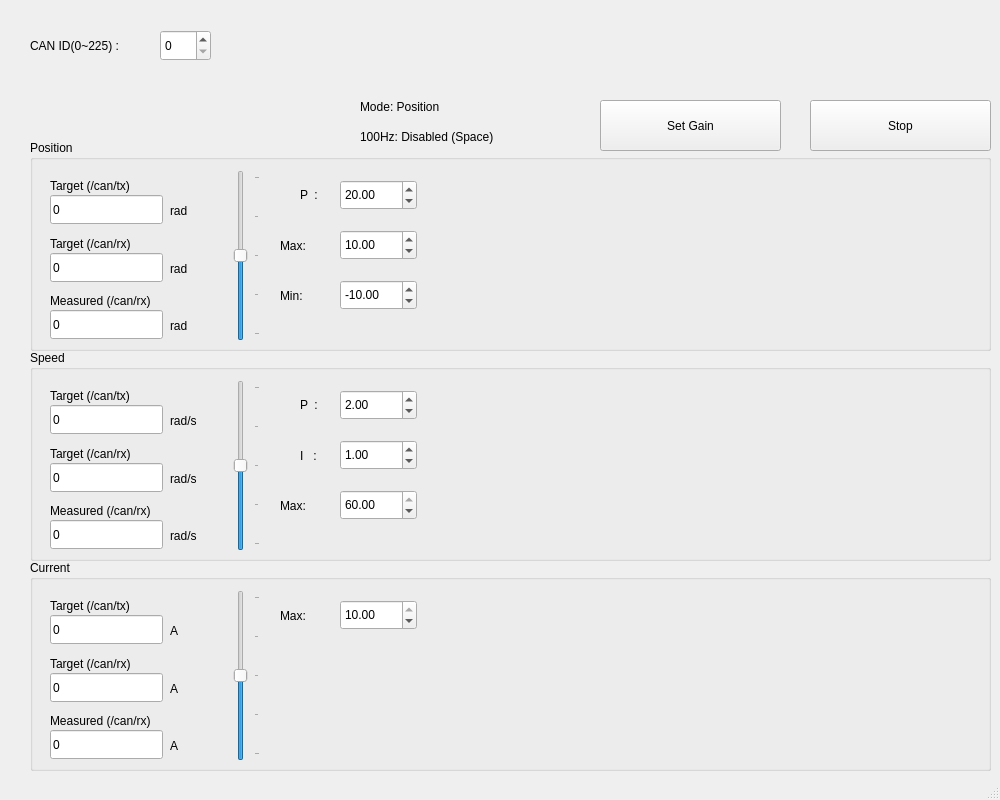
<?xml version="1.0" encoding="UTF-8"?>
<ui version="4.0">
 <class>MainWindow</class>
 <widget class="QMainWindow" name="MainWindow">
  <property name="geometry">
   <rect>
    <x>0</x>
    <y>0</y>
    <width>1000</width>
    <height>800</height>
   </rect>
  </property>
  <property name="windowTitle">
   <string>MainWindow</string>
  </property>
  <widget class="QWidget" name="centralwidget">
   <widget class="QLabel" name="label">
    <property name="geometry">
     <rect>
      <x>30</x>
      <y>30</y>
      <width>131</width>
      <height>31</height>
     </rect>
    </property>
    <property name="text">
     <string>CAN ID(0~225) :</string>
    </property>
   </widget>
   <widget class="QGroupBox" name="groupBox">
    <property name="geometry">
     <rect>
      <x>30</x>
      <y>560</y>
      <width>961</width>
      <height>211</height>
     </rect>
    </property>
    <property name="title">
     <string>Current</string>
    </property>
    <widget class="QwtPlot" name="curr_plot">
     <property name="geometry">
      <rect>
       <x>410</x>
       <y>40</y>
       <width>531</width>
       <height>161</height>
      </rect>
     </property>
    </widget>
    <widget class="QLabel" name="label_9">
     <property name="geometry">
      <rect>
       <x>250</x>
       <y>40</y>
       <width>51</width>
       <height>31</height>
      </rect>
     </property>
     <property name="text">
      <string>Max:</string>
     </property>
    </widget>
    <widget class="QDoubleSpinBox" name="curr_limit_max">
     <property name="geometry">
      <rect>
       <x>310</x>
       <y>40</y>
       <width>77</width>
       <height>30</height>
      </rect>
     </property>
     <property name="maximum">
      <double>10.000000000000000</double>
     </property>
     <property name="value">
      <double>10.000000000000000</double>
     </property>
    </widget>
    <widget class="QSlider" name="curr_ref_slider">
     <property name="geometry">
      <rect>
       <x>199</x>
       <y>30</y>
       <width>31</width>
       <height>171</height>
      </rect>
     </property>
     <property name="minimum">
      <number>-100</number>
     </property>
     <property name="maximum">
      <number>100</number>
     </property>
     <property name="singleStep">
      <number>5</number>
     </property>
     <property name="value">
      <number>0</number>
     </property>
     <property name="orientation">
      <enum>Qt::Vertical</enum>
     </property>
     <property name="tickPosition">
      <enum>QSlider::TicksBelow</enum>
     </property>
     <property name="tickInterval">
      <number>50</number>
     </property>
    </widget>
    <widget class="QLineEdit" name="curr_ref_box">
     <property name="geometry">
      <rect>
       <x>20</x>
       <y>55</y>
       <width>113</width>
       <height>29</height>
      </rect>
     </property>
     <property name="text">
      <string>0</string>
     </property>
     <property name="readOnly">
      <bool>true</bool>
     </property>
    </widget>
    <widget class="QLabel" name="label_21">
     <property name="geometry">
      <rect>
       <x>140</x>
       <y>55</y>
       <width>51</width>
       <height>31</height>
      </rect>
     </property>
     <property name="text">
      <string>A</string>
     </property>
    </widget>
    <widget class="QLabel" name="label_22">
     <property name="geometry">
      <rect>
       <x>20</x>
       <y>30</y>
       <width>160</width>
       <height>31</height>
      </rect>
     </property>
     <property name="text">
      <string>Target (/can/tx)</string>
      </property>
     </widget>
    <widget class="QLabel" name="curr_rx_target_label">
     <property name="geometry">
      <rect>
       <x>20</x>
       <y>88</y>
       <width>160</width>
       <height>31</height>
      </rect>
     </property>
     <property name="text">
      <string>Target (/can/rx)</string>
     </property>
    </widget>
    <widget class="QLineEdit" name="curr_rx_target_box">
     <property name="geometry">
      <rect>
       <x>20</x>
       <y>113</y>
       <width>113</width>
       <height>29</height>
      </rect>
     </property>
     <property name="text">
      <string>0</string>
     </property>
     <property name="readOnly">
      <bool>true</bool>
     </property>
    </widget>
    <widget class="QLabel" name="curr_rx_target_unit">
     <property name="geometry">
      <rect>
       <x>140</x>
       <y>113</y>
       <width>51</width>
       <height>31</height>
      </rect>
     </property>
     <property name="text">
      <string>A</string>
     </property>
    </widget>
    <widget class="QLabel" name="label_16">
     <property name="geometry">
      <rect>
       <x>140</x>
       <y>170</y>
       <width>51</width>
       <height>31</height>
      </rect>
     </property>
     <property name="text">
      <string>A</string>
     </property>
    </widget>
    <widget class="QLabel" name="label_15">
     <property name="geometry">
      <rect>
       <x>20</x>
       <y>145</y>
       <width>180</width>
       <height>31</height>
      </rect>
     </property>
     <property name="text">
      <string>Measured (/can/rx)</string>
      </property>
     </widget>
    <widget class="QLineEdit" name="curr_state">
     <property name="geometry">
      <rect>
       <x>20</x>
       <y>170</y>
       <width>113</width>
       <height>29</height>
      </rect>
     </property>
     <property name="text">
      <string>0</string>
     </property>
     <property name="readOnly">
      <bool>true</bool>
     </property>
    </widget>
   </widget>
   <widget class="QSpinBox" name="can_id">
    <property name="geometry">
     <rect>
      <x>160</x>
      <y>30</y>
      <width>51</width>
      <height>31</height>
     </rect>
    </property>
   </widget>
   <widget class="QGroupBox" name="groupBox_2">
    <property name="geometry">
     <rect>
      <x>30</x>
      <y>350</y>
      <width>961</width>
      <height>211</height>
     </rect>
    </property>
    <property name="title">
     <string>Speed</string>
    </property>
    <widget class="QwtPlot" name="vel_plot">
     <property name="geometry">
      <rect>
       <x>410</x>
       <y>40</y>
       <width>531</width>
       <height>161</height>
      </rect>
     </property>
    </widget>
    <widget class="QDoubleSpinBox" name="vel_gain_p">
     <property name="geometry">
      <rect>
       <x>310</x>
       <y>40</y>
       <width>77</width>
       <height>30</height>
      </rect>
     </property>
     <property name="value">
      <double>2.000000000000000</double>
     </property>
    </widget>
    <widget class="QDoubleSpinBox" name="vel_gain_i">
     <property name="geometry">
      <rect>
       <x>310</x>
       <y>90</y>
       <width>77</width>
       <height>30</height>
      </rect>
     </property>
     <property name="value">
      <double>1.000000000000000</double>
     </property>
    </widget>
    <widget class="QLabel" name="label_5">
     <property name="geometry">
      <rect>
       <x>270</x>
       <y>40</y>
       <width>31</width>
       <height>30</height>
      </rect>
     </property>
     <property name="text">
      <string>P  :</string>
     </property>
    </widget>
    <widget class="QLabel" name="label_6">
     <property name="geometry">
      <rect>
       <x>270</x>
       <y>90</y>
       <width>30</width>
       <height>31</height>
      </rect>
     </property>
     <property name="text">
      <string>I   :</string>
     </property>
    </widget>
    <widget class="QSlider" name="vel_ref_slider">
     <property name="geometry">
      <rect>
       <x>199</x>
       <y>30</y>
       <width>31</width>
       <height>171</height>
      </rect>
     </property>
     <property name="minimum">
      <number>-100</number>
     </property>
     <property name="maximum">
      <number>100</number>
     </property>
     <property name="pageStep">
      <number>5</number>
     </property>
     <property name="value">
      <number>0</number>
     </property>
     <property name="tracking">
      <bool>true</bool>
     </property>
     <property name="orientation">
      <enum>Qt::Vertical</enum>
     </property>
     <property name="tickPosition">
      <enum>QSlider::TicksBelow</enum>
     </property>
     <property name="tickInterval">
      <number>50</number>
     </property>
    </widget>
    <widget class="QLabel" name="label_7">
     <property name="geometry">
      <rect>
       <x>250</x>
       <y>140</y>
       <width>51</width>
       <height>31</height>
      </rect>
     </property>
     <property name="text">
      <string>Max:</string>
     </property>
    </widget>
    <widget class="QDoubleSpinBox" name="vel_limit_max">
     <property name="geometry">
      <rect>
       <x>310</x>
       <y>140</y>
       <width>77</width>
       <height>30</height>
      </rect>
     </property>
     <property name="maximum">
      <double>60.000000000000000</double>
     </property>
     <property name="value">
      <double>60.000000000000000</double>
     </property>
    </widget>
    <widget class="QLabel" name="label_18">
     <property name="geometry">
      <rect>
       <x>20</x>
       <y>30</y>
       <width>160</width>
       <height>31</height>
      </rect>
     </property>
     <property name="text">
      <string>Target (/can/tx)</string>
      </property>
     </widget>
    <widget class="QLabel" name="label_17">
     <property name="geometry">
      <rect>
       <x>140</x>
       <y>55</y>
       <width>51</width>
       <height>31</height>
      </rect>
     </property>
     <property name="text">
      <string>rad/s</string>
     </property>
    </widget>
    <widget class="QLineEdit" name="vel_ref_box">
     <property name="geometry">
      <rect>
       <x>20</x>
       <y>55</y>
       <width>113</width>
       <height>29</height>
      </rect>
     </property>
     <property name="text">
      <string>0</string>
     </property>
     <property name="readOnly">
      <bool>true</bool>
     </property>
    </widget>
    <widget class="QLabel" name="label_14">
     <property name="geometry">
      <rect>
       <x>140</x>
       <y>170</y>
       <width>51</width>
       <height>31</height>
      </rect>
     </property>
     <property name="text">
      <string>rad/s</string>
     </property>
    </widget>
    <widget class="QLineEdit" name="vel_state">
     <property name="geometry">
      <rect>
       <x>20</x>
       <y>170</y>
       <width>113</width>
       <height>29</height>
      </rect>
     </property>
     <property name="text">
      <string>0</string>
     </property>
     <property name="readOnly">
      <bool>true</bool>
     </property>
    </widget>
    <widget class="QLabel" name="label_13">
     <property name="geometry">
      <rect>
       <x>20</x>
       <y>145</y>
       <width>180</width>
       <height>31</height>
      </rect>
     </property>
     <property name="text">
      <string>Measured (/can/rx)</string>
      </property>
     </widget>
    <widget class="QLabel" name="vel_rx_target_label">
     <property name="geometry">
      <rect>
       <x>20</x>
       <y>88</y>
       <width>160</width>
       <height>31</height>
      </rect>
     </property>
     <property name="text">
      <string>Target (/can/rx)</string>
     </property>
    </widget>
    <widget class="QLineEdit" name="vel_rx_target_box">
     <property name="geometry">
      <rect>
       <x>20</x>
       <y>113</y>
       <width>113</width>
       <height>29</height>
      </rect>
     </property>
     <property name="text">
      <string>0</string>
     </property>
     <property name="readOnly">
      <bool>true</bool>
     </property>
    </widget>
    <widget class="QLabel" name="vel_rx_target_unit">
     <property name="geometry">
      <rect>
       <x>140</x>
       <y>113</y>
       <width>51</width>
       <height>31</height>
      </rect>
     </property>
     <property name="text">
      <string>rad/s</string>
     </property>
    </widget>
   </widget>
   <widget class="QGroupBox" name="groupBox_3">
    <property name="geometry">
     <rect>
      <x>30</x>
      <y>140</y>
      <width>961</width>
      <height>211</height>
     </rect>
    </property>
    <property name="title">
     <string>Position</string>
    </property>
    <widget class="QwtPlot" name="pos_plot">
     <property name="geometry">
      <rect>
       <x>410</x>
       <y>40</y>
       <width>531</width>
       <height>161</height>
      </rect>
     </property>
    </widget>
    <widget class="QDoubleSpinBox" name="pos_gain_p">
     <property name="geometry">
      <rect>
       <x>310</x>
       <y>40</y>
       <width>77</width>
       <height>30</height>
      </rect>
     </property>
     <property name="value">
      <double>20.000000000000000</double>
     </property>
    </widget>
    <widget class="QLabel" name="label_2">
     <property name="geometry">
      <rect>
       <x>270</x>
       <y>40</y>
       <width>31</width>
       <height>30</height>
      </rect>
     </property>
     <property name="text">
      <string>P  :</string>
     </property>
    </widget>
    <widget class="QSlider" name="pos_ref_slider">
     <property name="geometry">
      <rect>
       <x>199</x>
       <y>30</y>
       <width>31</width>
       <height>171</height>
      </rect>
     </property>
     <property name="toolTipDuration">
      <number>-1</number>
     </property>
     <property name="layoutDirection">
      <enum>Qt::LeftToRight</enum>
     </property>
     <property name="minimum">
      <number>-100</number>
     </property>
     <property name="maximum">
      <number>100</number>
     </property>
     <property name="pageStep">
      <number>5</number>
     </property>
     <property name="value">
      <number>0</number>
     </property>
     <property name="orientation">
      <enum>Qt::Vertical</enum>
     </property>
     <property name="tickPosition">
      <enum>QSlider::TicksBelow</enum>
     </property>
     <property name="tickInterval">
      <number>50</number>
     </property>
    </widget>
    <widget class="QLabel" name="label_3">
     <property name="geometry">
      <rect>
       <x>250</x>
       <y>90</y>
       <width>51</width>
       <height>31</height>
      </rect>
     </property>
     <property name="text">
      <string>Max:</string>
     </property>
    </widget>
    <widget class="QLabel" name="label_4">
     <property name="geometry">
      <rect>
       <x>250</x>
       <y>140</y>
       <width>51</width>
       <height>31</height>
      </rect>
     </property>
     <property name="text">
      <string>Min:</string>
     </property>
    </widget>
    <widget class="QDoubleSpinBox" name="pos_limit_max">
     <property name="geometry">
      <rect>
       <x>310</x>
       <y>90</y>
       <width>77</width>
       <height>30</height>
      </rect>
     </property>
     <property name="minimum">
      <double>-1000000000000000000.000000000000000</double>
     </property>
     <property name="maximum">
      <double>1000000000000000000000.000000000000000</double>
     </property>
     <property name="value">
      <double>10.000000000000000</double>
     </property>
    </widget>
    <widget class="QDoubleSpinBox" name="pos_limit_min">
     <property name="geometry">
      <rect>
       <x>310</x>
       <y>140</y>
       <width>77</width>
       <height>30</height>
      </rect>
     </property>
     <property name="minimum">
      <double>-1000000000000000000.000000000000000</double>
     </property>
     <property name="maximum">
      <double>1000000000000000000000.000000000000000</double>
     </property>
     <property name="value">
      <double>-10.000000000000000</double>
     </property>
    </widget>
    <widget class="QLineEdit" name="pos_state">
     <property name="geometry">
      <rect>
       <x>20</x>
       <y>170</y>
       <width>113</width>
       <height>29</height>
      </rect>
     </property>
     <property name="text">
      <string>0</string>
     </property>
     <property name="readOnly">
      <bool>true</bool>
     </property>
    </widget>
    <widget class="QLabel" name="label_11">
     <property name="geometry">
      <rect>
       <x>20</x>
       <y>145</y>
       <width>180</width>
       <height>31</height>
      </rect>
     </property>
     <property name="text">
      <string>Measured (/can/rx)</string>
      </property>
     </widget>
    <widget class="QLabel" name="label_12">
     <property name="geometry">
      <rect>
       <x>140</x>
       <y>170</y>
       <width>51</width>
       <height>31</height>
      </rect>
     </property>
     <property name="text">
      <string>rad</string>
     </property>
    </widget>
    <widget class="QLabel" name="label_19">
     <property name="geometry">
      <rect>
       <x>140</x>
       <y>55</y>
       <width>51</width>
       <height>31</height>
      </rect>
     </property>
     <property name="text">
      <string>rad</string>
     </property>
    </widget>
    <widget class="QLabel" name="label_20">
     <property name="geometry">
      <rect>
       <x>20</x>
       <y>30</y>
       <width>160</width>
       <height>31</height>
      </rect>
     </property>
     <property name="text">
      <string>Target (/can/tx)</string>
      </property>
     </widget>
    <widget class="QLineEdit" name="pos_ref_box">
     <property name="geometry">
      <rect>
       <x>20</x>
       <y>55</y>
       <width>113</width>
       <height>29</height>
      </rect>
     </property>
     <property name="text">
      <string>0</string>
     </property>
     <property name="readOnly">
      <bool>true</bool>
     </property>
    </widget>
    <widget class="QLabel" name="pos_rx_target_label">
     <property name="geometry">
      <rect>
       <x>20</x>
       <y>88</y>
       <width>160</width>
       <height>31</height>
      </rect>
     </property>
     <property name="text">
      <string>Target (/can/rx)</string>
     </property>
    </widget>
    <widget class="QLineEdit" name="pos_rx_target_box">
     <property name="geometry">
      <rect>
       <x>20</x>
       <y>113</y>
       <width>113</width>
       <height>29</height>
      </rect>
     </property>
     <property name="text">
      <string>0</string>
     </property>
     <property name="readOnly">
      <bool>true</bool>
     </property>
    </widget>
    <widget class="QLabel" name="pos_rx_target_unit">
     <property name="geometry">
      <rect>
       <x>140</x>
       <y>113</y>
       <width>51</width>
       <height>31</height>
      </rect>
     </property>
     <property name="text">
      <string>rad</string>
     </property>
    </widget>
   </widget>
   <widget class="QPushButton" name="stop_btn">
    <property name="geometry">
     <rect>
      <x>810</x>
      <y>100</y>
      <width>181</width>
      <height>51</height>
     </rect>
    </property>
    <property name="text">
     <string>Stop</string>
    </property>
    <property name="shortcut">
     <string>Space</string>
    </property>
   </widget>
   <widget class="QPushButton" name="gain_btn">
    <property name="geometry">
     <rect>
      <x>600</x>
      <y>100</y>
      <width>181</width>
      <height>51</height>
     </rect>
    </property>
    <property name="text">
     <string>Set Gain</string>
    </property>
    <property name="shortcut">
     <string>Space</string>
    </property>
   </widget>
   <widget class="QLabel" name="mode_status_label">
    <property name="geometry">
     <rect>
      <x>360</x>
      <y>95</y>
      <width>220</width>
      <height>24</height>
     </rect>
    </property>
    <property name="text">
     <string>Mode: Position</string>
    </property>
   </widget>
   <widget class="QLabel" name="tx_status_label">
    <property name="geometry">
     <rect>
      <x>360</x>
      <y>125</y>
      <width>220</width>
      <height>24</height>
     </rect>
    </property>
    <property name="text">
     <string>100Hz: Disabled (Space)</string>
    </property>
   </widget>
  </widget>
  <widget class="QStatusBar" name="statusbar"/>
 </widget>
 <customwidgets>
  <customwidget>
   <class>QwtPlot</class>
   <extends>QFrame</extends>
   <header>qwt_plot.h</header>
  </customwidget>
 </customwidgets>
 <resources/>
 <connections/>
</ui>
